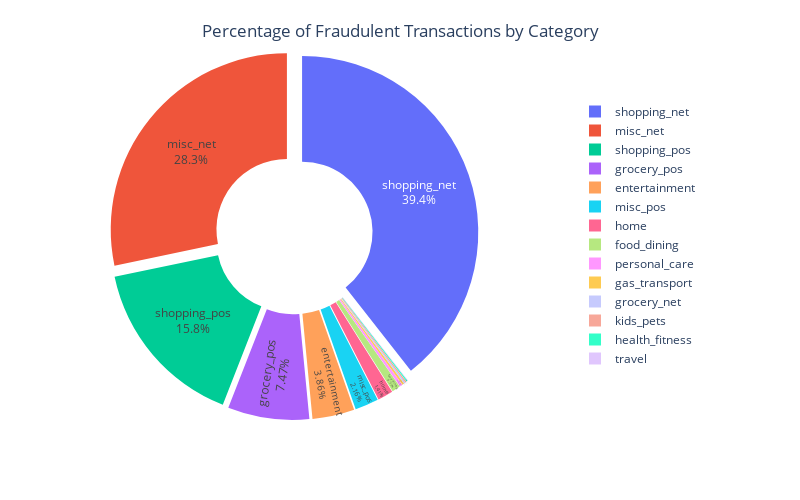

Notebook code for this chart:
### Code cell
# Filter for fraudulent transactions
fraud_data = df2[df2['is_fraud'] == 1]

# Group the data by 'category' and sum the 'amt' for each category
fraud_by_category = fraud_data.groupby('category')['amt'].sum().reset_index()

# Calculate the total amount for each category (including non-fraudulent transactions)
total_by_category = df2.groupby('category')['amt'].sum().reset_index()

# Merge both dataframes to calculate the percentage of fraud for each category
fraud_percentage_by_category = pd.merge(fraud_by_category, total_by_category, on='category', suffixes=('_fraud', '_total'))

# Calculate the percentage of fraudulent transactions for each category
fraud_percentage_by_category['fraud_percentage'] = (fraud_percentage_by_category['amt_fraud'] / fraud_percentage_by_category['amt_total']) * 100

# Create a pie chart using plotly for the percentage of fraudulent transactions by category
fig = px.pie(
    fraud_percentage_by_category, 
    values='fraud_percentage', 
    names='category', 
    title="Percentage of Fraudulent Transactions by Category",
    height=500, width=800, hole=0.40
)

# Break out slices with a border and update the hover template
fig.update_traces(
    pull=[0.05 for _ in fraud_percentage_by_category['category']],  # Slightly pull out each slice
    textposition='inside', 
    textinfo='percent+label',
    hovertemplate='Category: %{label}<br>Fraud Percentage: %{value:.1f}%'  # Show percentage on hover
)

# Match the layout and style to Cell 1
fig.update_layout(
    title={
        'text': "Percentage of Fraudulent Transactions by Category",
        'y':0.95,  # Position the title closer to the top
        'x':0.5,   # Center the title horizontally
        'xanchor': 'center',
        'yanchor': 'top'
    },
    legend=dict(
        orientation="v",  # Keep the legend vertical
        yanchor="middle",  # Align the legend to the middle vertically
        y=0.5,  # Vertical center of the legend relative to the chart
        xanchor="left",  # Align the legend to the right of the chart
        x=0.7  # Position slightly to the right of the pie chart
    ),
    margin=dict(t=50, l=50, r=0),  # Adjust margins to match Cell 1
    showlegend=True  # Ensure the legend is displayed
)

# Adjust pie chart size by limiting the domain to avoid growth (optional step)
fig.update_traces(domain=dict(x=[0.0, 0.65]))

# Display the pie chart
fig.show()

### Figure 1 — Plotly figure (JSON) as saved in the notebook; plotly's stock layout.template omitted (floating-point values rounded to 4 significant figures)
{"data": [{"domain": {"x": [0, 0.65], "y": [0, 1]}, "hole": 0.4, "hovertemplate": "Category: %{label}<br>Fraud Percentage: %{value:.1f}%", "labels": ["entertainment", "food_dining", "gas_transport", "grocery_net", "grocery_pos", "health_fitness", "home", "kids_pets", "misc_net", "misc_pos", "personal_care", "shopping_net", "shopping_pos", "travel"], "legendgroup": "", "name": "", "pull": [0.05, 0.05, 0.05, 0.05, 0.05, 0.05, 0.05, 0.05, 0.05, 0.05, 0.05, 0.05, 0.05, 0.05], "showlegend": true, "textinfo": "percent+label", "textposition": "inside", "type": "pie", "uid": "96779d69-66ea-428c-ada6-518826d8c9c2", "values": [1.944, 0.3881, 0.09093, 0.06681, 3.76, 0.05788, 0.7105, 0.06659, 14.25, 1.089, 0.1323, 19.85, 7.942, 0.02328]}], "layout": {"height": 500, "legend": {"orientation": "v", "tracegroupgap": 0, "x": 0.7, "xanchor": "left", "y": 0.5, "yanchor": "middle"}, "margin": {"l": 50, "r": 0, "t": 50}, "showlegend": true, "title": {"text": "Percentage of Fraudulent Transactions by Category", "x": 0.5, "xanchor": "center", "y": 0.95, "yanchor": "top"}, "width": 800}}
